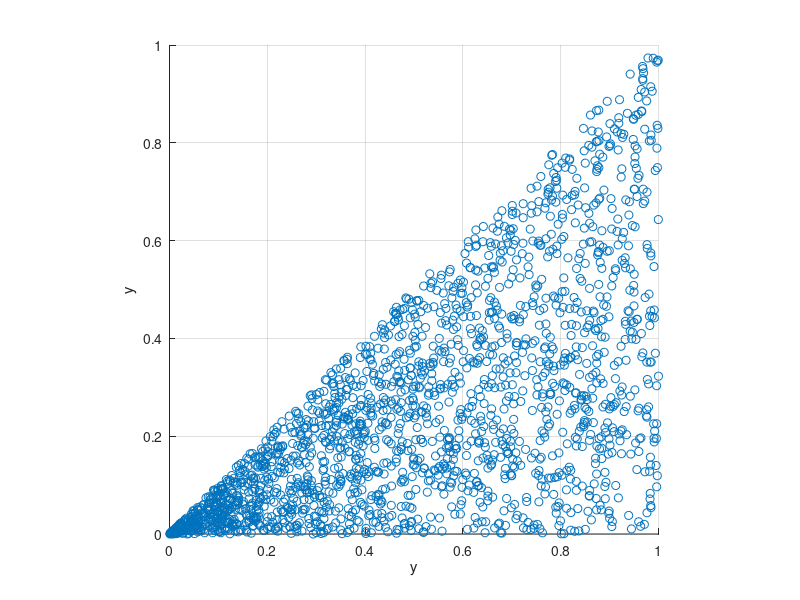

MATLAB code to generate this figure: (Note: this script raises an error after producing the figure.)
clear all; close all; clc;
pkg load statistics;

N = 1e4;

dx = 0.05; x = -0.1 : dx : 1.1
dy = 0.05; y = -0.1 : dy : 1.1

X = rand(1, N);
Y = zeros(1, N);

for (i = 1 : N)
  Y(i) = X(i) * rand();
end

figure; hold on; grid on;
scatter(X(1:2000), Y(1:2000));
axis('square');
xlabel('y'); ylabel('y');

% figure;
% [xx, yy] = meshgrid(x, y);
% pdfXY_sim = hist3([X' Y'], {x y}) / (N * dx * dy);
% pdfXY_teo = (1 ./ xx) .* (0 <= yy & yy <= xx & xx <= 1);

% subplot(1, 2, 1); hold on; grid on;
% surf(xx, yy, pdfXY_sim);
% view(45, 30);
% xlabel('x'); ylabel('y'); zlabel('f_{X,Y}(x, y)');

% subplot(1, 2, 2); hold on; grid on;
% surf(xx, yy, pdfXY_teo);
% view(45, 30);
% xlabel('x'); ylabel('y'); zlabel('f_{X,Y}(x, y)');

covXY_sim = cov(X, Y)
covXY_teo = 1/24

Pr_triangulo_teo = log(2) - 1/2
Pr_triangulo_sim = mean()